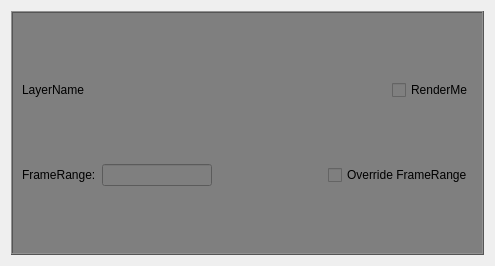
<?xml version="1.0" encoding="UTF-8"?>
<ui version="4.0">
 <class>Form</class>
 <widget class="QWidget" name="Form">
  <property name="geometry">
   <rect>
    <x>0</x>
    <y>0</y>
    <width>495</width>
    <height>266</height>
   </rect>
  </property>
  <property name="windowTitle">
   <string>Form</string>
  </property>
  <property name="styleSheet">
   <string notr="true"/>
  </property>
  <layout class="QVBoxLayout" name="verticalLayout_2">
   <item>
    <widget class="QFrame" name="baselayer_fm">
     <property name="styleSheet">
      <string notr="true">background-color: rgb(127, 127, 127);</string>
     </property>
     <property name="frameShape">
      <enum>QFrame::Box</enum>
     </property>
     <property name="frameShadow">
      <enum>QFrame::Raised</enum>
     </property>
     <layout class="QVBoxLayout" name="verticalLayout">
      <item>
       <layout class="QHBoxLayout" name="horizontalLayout">
        <item>
         <widget class="QLabel" name="renderLayer_lbl">
          <property name="text">
           <string>LayerName</string>
          </property>
         </widget>
        </item>
        <item>
         <spacer name="horizontalSpacer_2">
          <property name="orientation">
           <enum>Qt::Horizontal</enum>
          </property>
          <property name="sizeHint" stdset="0">
           <size>
            <width>40</width>
            <height>20</height>
           </size>
          </property>
         </spacer>
        </item>
        <item>
         <widget class="QCheckBox" name="renderMe_chb">
          <property name="text">
           <string>RenderMe</string>
          </property>
         </widget>
        </item>
       </layout>
      </item>
      <item>
       <layout class="QHBoxLayout" name="horizontalLayout_2">
        <item>
         <widget class="QLabel" name="label_5">
          <property name="text">
           <string>FrameRange:</string>
          </property>
         </widget>
        </item>
        <item>
         <widget class="QLineEdit" name="frameRange_le">
          <property name="enabled">
           <bool>false</bool>
          </property>
          <property name="toolTip">
           <string>&lt;html&gt;&lt;head/&gt;&lt;body&gt;&lt;p&gt;write the frame range for the entire scene, ex:120-150,163,200-250&lt;/p&gt;&lt;/body&gt;&lt;/html&gt;</string>
          </property>
         </widget>
        </item>
        <item>
         <spacer name="horizontalSpacer">
          <property name="orientation">
           <enum>Qt::Horizontal</enum>
          </property>
          <property name="sizeHint" stdset="0">
           <size>
            <width>40</width>
            <height>20</height>
           </size>
          </property>
         </spacer>
        </item>
        <item>
         <widget class="QCheckBox" name="overFrameRange_chb">
          <property name="styleSheet">
           <string notr="true">background-color: rgb(127, 127, 127);</string>
          </property>
          <property name="text">
           <string>Override FrameRange</string>
          </property>
         </widget>
        </item>
       </layout>
      </item>
     </layout>
    </widget>
   </item>
  </layout>
 </widget>
 <resources/>
 <connections>
  <connection>
   <sender>overFrameRange_chb</sender>
   <signal>toggled(bool)</signal>
   <receiver>frameRange_le</receiver>
   <slot>setEnabled(bool)</slot>
   <hints>
    <hint type="sourcelabel">
     <x>361</x>
     <y>74</y>
    </hint>
    <hint type="destinationlabel">
     <x>337</x>
     <y>197</y>
    </hint>
   </hints>
  </connection>
 </connections>
</ui>
